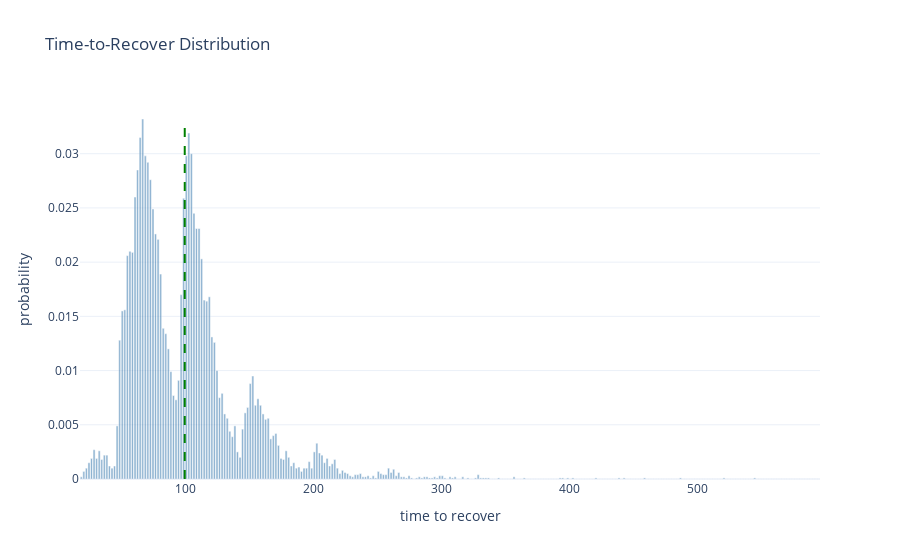
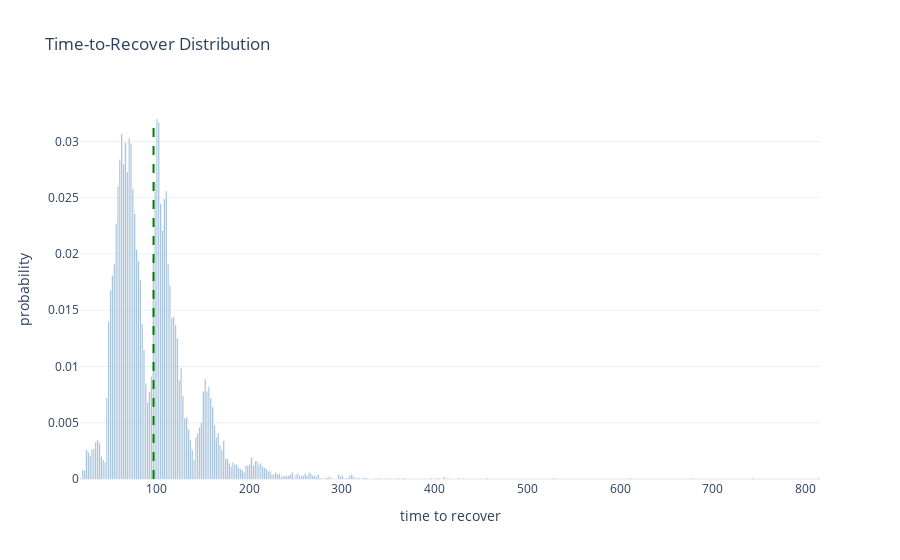
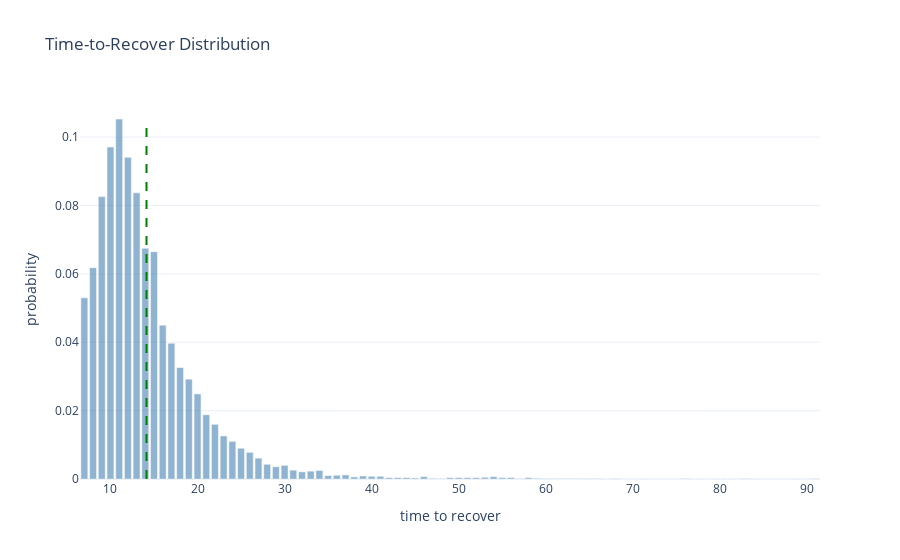
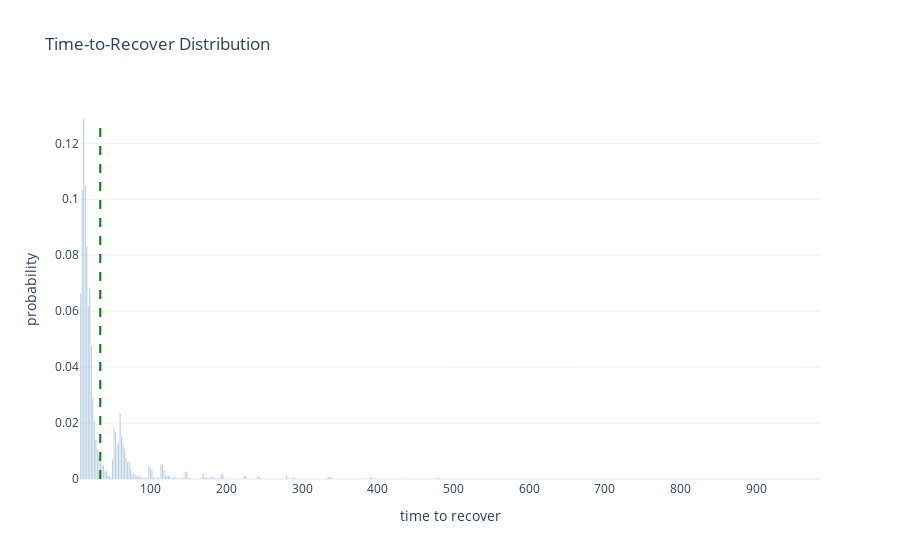

Notebook code cell kept with these figures, in order:
### Code cell
# Just restart the notebook and it will run all benchmarks again.
# Cached benchmarks are stored in memory and reused if the source file did not change.


from pprint import pprint


def compute_sha1(path):
    """Return SHA1 hash of the file's contents."""
    with open(path, "rb") as f:
        return hashlib.sha1(f.read()).hexdigest()


def load_module(name):
    """Import or reload impls.<name>."""
    full_name = "impls." + name

    if full_name in globals():
        module = importlib.reload(globals()[full_name])
    else:
        module = importlib.import_module(full_name)
        globals()[full_name] = module

    return module


def report(stats):
    render_distribution(stats)
    pprint(stats["metrics"])


# Iterate over implementation files
for file in IMPLS_DIR.glob("*.py"):
    name = file.stem

    # Skip interface and private modules
    if name == "_interface" or name.startswith("_"):
        continue

    print("Found implementation:", name)

    file_hash = compute_sha1(file)

    # If cached: check whether file changed
    if name in benchmark_cache:
        cached = benchmark_cache[name]
        cached_hash = cached["hash"]
        cached_stats = cached["stats"]

        if cached_hash == file_hash:
            print("  No changes. Using cached benchmark.")
            report(cached_stats)
            continue
        else:
            print("  File changed. Reloading and benchmarking again.")
    else:
        print("  First time seen. Benchmarking.")

    # Load/reload implementation
    module = load_module(name)

    # Require expected constructors
    if not hasattr(module, "producer_constructor") or not hasattr(
        module, "recoverer_constructor"
    ):
        print("  Missing constructors. Skipping.\n")
        continue

    N = 5
    D = 2**20
    producer_constructor = module.producer_constructor
    recoverer_constructor = module.recoverer_constructor
    D = getattr(module, "override_D", lambda _: D)(N)

    # Run benchmark
    stats = visual_benchmark(
        producer_constructor,
        recoverer_constructor,
        N=N,
        D=D,
        passes=10000,
    )

    # Store into cache
    benchmark_cache[name] = {
        "hash": file_hash,
        "stats": stats,
    }

    # Render the new result
    report(stats)

### Figure 1 — Plotly figure (JSON) as saved in the notebook; plotly's stock layout.template omitted (floating-point values rounded to 4 significant figures; data arrays with more than 128 entries replaced by an {"elided": "..."} marker saying what was removed)
{"data": [{"marker": {"color": "steelblue"}, "name": "probability", "opacity": 0.6, "type": "bar", "x": {"elided": "289 float values"}, "y": {"elided": "289 float values"}}], "layout": {"shapes": [{"line": {"color": "green", "dash": "dash", "width": 2}, "type": "line", "x0": 99.31, "x1": 99.31, "y0": 0, "y1": 0.0332}], "title": {"text": "Time-to-Recover Distribution"}, "xaxis": {"title": {"text": "time to recover"}}, "yaxis": {"title": {"text": "probability"}}}}

### Figure 2 — Plotly figure (JSON) as saved in the notebook; plotly's stock layout.template omitted (floating-point values rounded to 4 significant figures; data arrays with more than 128 entries replaced by an {"elided": "..."} marker saying what was removed)
{"data": [{"marker": {"color": "steelblue"}, "name": "probability", "opacity": 0.6, "type": "bar", "x": {"elided": "399 float values"}, "y": {"elided": "399 float values"}}], "layout": {"shapes": [{"line": {"color": "green", "dash": "dash", "width": 2}, "type": "line", "x0": 96.81, "x1": 96.81, "y0": 0, "y1": 0.032}], "title": {"text": "Time-to-Recover Distribution"}, "xaxis": {"title": {"text": "time to recover"}}, "yaxis": {"title": {"text": "probability"}}}}

### Figure 3 — Plotly figure (JSON) as saved in the notebook; plotly's stock layout.template omitted (floating-point values rounded to 4 significant figures)
{"data": [{"marker": {"color": "steelblue"}, "name": "probability", "opacity": 0.6, "type": "bar", "x": [7, 8, 9, 10, 11, 12, 13, 14, 15, 16, 17, 18, 19, 20, 21, 22, 23, 24, 25, 26, 27, 28, 29, 30, 31, 32, 33, 34, 35, 36, 37, 38, 39, 40, 41, 42, 43, 44, 45, 46, 47, 48, 49, 50, 51, 52, 53, 54, 55, 56, 57, 58, 59, 60, 61, 62, 63, 64, 65, 66, 67, 68, 69, 70, 71, 72, 73, 74, 75, 76, 77, 78, 79, 80, 81, 82, 83, 84, 85, 86, 87, 88, 89, 90, 91], "y": [0.053, 0.0618, 0.0826, 0.0971, 0.1053, 0.0941, 0.0837, 0.0675, 0.0665, 0.045, 0.0397, 0.0326, 0.0292, 0.0249, 0.0188, 0.016, 0.0126, 0.011, 0.009, 0.0078, 0.0061, 0.0043, 0.0036, 0.004, 0.0026, 0.0021, 0.0023, 0.0025, 0.001, 0.0011, 0.0012, 0.0006, 0.0009, 0.0008, 0.0008, 0.0004, 0.0004, 0.0004, 0.0003, 0.0007, 0.0002, 0.0001, 0.0004, 0.0004, 0.0004, 0.0004, 0.0005, 0.0007, 0.0004, 0.0004, 0.0001, 0.0004, 0.0002, 0.0001, 0.0001, 0.0001, 0.0001, 0.0001, 0.0001, 0.0001, 0.0, 0.0001, 0.0, 0.0, 0.0, 0.0, 0.0, 0.0, 0.0, 0.0001, 0.0, 0.0, 0.0, 0.0, 0.0, 0.0, 0.0001, 0.0, 0.0, 0.0, 0.0, 0.0, 0.0, 0.0, 0.0001]}], "layout": {"shapes": [{"line": {"color": "green", "dash": "dash", "width": 2}, "type": "line", "x0": 14.14, "x1": 14.14, "y0": 0, "y1": 0.1053}], "title": {"text": "Time-to-Recover Distribution"}, "xaxis": {"title": {"text": "time to recover"}}, "yaxis": {"title": {"text": "probability"}}}}

### Figure 4 — Plotly figure (JSON) as saved in the notebook; plotly's stock layout.template omitted (floating-point values rounded to 4 significant figures; data arrays with more than 128 entries replaced by an {"elided": "..."} marker saying what was removed)
{"data": [{"marker": {"color": "steelblue"}, "name": "probability", "opacity": 0.6, "type": "bar", "x": {"elided": "489 float values"}, "y": {"elided": "489 float values"}}], "layout": {"shapes": [{"line": {"color": "green", "dash": "dash", "width": 2}, "type": "line", "x0": 33.28, "x1": 33.28, "y0": 0, "y1": 0.1287}], "title": {"text": "Time-to-Recover Distribution"}, "xaxis": {"title": {"text": "time to recover"}}, "yaxis": {"title": {"text": "probability"}}}}
